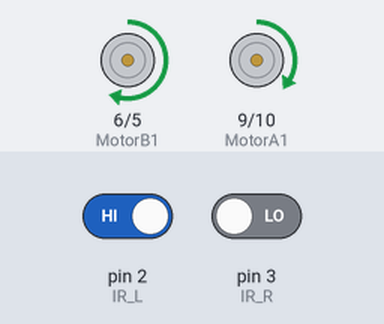
This sketch was run on a simulated Arduino Uno, built with avr-gcc and run on an emulated ATmega328P. Parts: motor-driver pin pairs drawn as motors (green arrow = first pin HIGH = forward, orange = second pin HIGH = backward, longer = more drive). The test bench sets the inputs (shaded band); at power-on: pin 2 (IR_L) HIGH, pin 3 (IR_R) LOW.

Above: at 1.2 s.
1.3 s: pin 2 (IR_L) driven LOW
At 2.0 s:
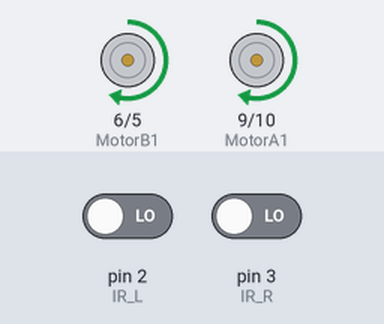
2.8 s: pin 3 (IR_R) driven HIGH
At 3.1 s:
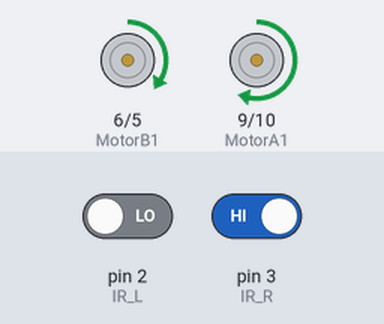
4.3 s: pin 3 (IR_R) driven LOW
At 5.5 s:
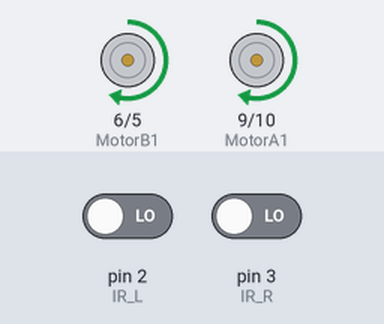
5.8 s: pin 2 (IR_L) driven HIGH
At 6.6 s:
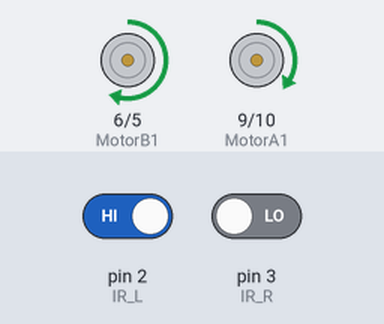
Timing chart, 0 to 8.3 s (numbered marks = the images above; inputs shaded):
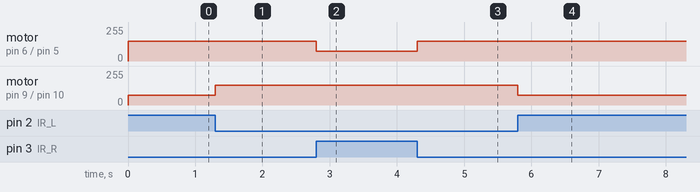

Measured:
- after the input at 1.3 s, motor on pin 9 (MotorA1) / pin 10 (MotorA2): forward 75/255 → forward 150/255 at once
- after the input at 2.8 s, motor on pin 6 (MotorB1) / pin 5 (MotorB2): forward 150/255 → forward 75/255 at once
- after the input at 4.3 s, motor on pin 6 (MotorB1) / pin 5 (MotorB2): forward 75/255 → forward 150/255 at once
- after the input at 5.8 s, motor on pin 9 (MotorA1) / pin 10 (MotorA2): forward 150/255 → forward 75/255 at once

The sketch:

arduino_mcqueen_1.ino
```cpp
// Pin Definitions
const int IR_L = 2;   // Left IR sensor
const int IR_R = 3;   // Right IR sensor
const int MotorA1 = 9; // Motor A direction control
const int MotorA2 = 10;
const int MotorB1 = 6; // Motor B direction control
const int MotorB2 = 5;

// Motor speed
const int motorSpeed = 150;

void setup() {
  pinMode(IR_L, INPUT);
  pinMode(IR_R, INPUT);

  pinMode(MotorA1, OUTPUT);
  pinMode(MotorA2, OUTPUT);
  pinMode(MotorB1, OUTPUT);
  pinMode(MotorB2, OUTPUT);
}

void loop() {
  int leftSensor = digitalRead(IR_L);
  int rightSensor = digitalRead(IR_R);

  if (leftSensor == LOW && rightSensor == LOW) {
    // Both sensors on white - move forward
    moveForward();
  } else if (leftSensor == LOW && rightSensor == HIGH) {
    // Left sensor on white, right sensor on black - turn right slightly
    turnRightSlight();
  } else if (leftSensor == HIGH && rightSensor == LOW) {
    // Right sensor on white, left sensor on black - turn left slightly
    turnLeftSlight();
  } else {
    // Both sensors on black - assume forward movement
    moveForward();
  }
}

// Functions to control movement
void moveForward() {
  analogWrite(MotorA1, motorSpeed);
  analogWrite(MotorA2, 0);
  analogWrite(MotorB1, motorSpeed);
  analogWrite(MotorB2, 0);
}

void turnRightSlight() {
  analogWrite(MotorA1, motorSpeed);
  analogWrite(MotorA2, 0);
  analogWrite(MotorB1, motorSpeed / 2); // Slower speed for slight turn
  analogWrite(MotorB2, 0);
}

void turnLeftSlight() {
  analogWrite(MotorA1, motorSpeed / 2); // Slower speed for slight turn
  analogWrite(MotorA2, 0);
  analogWrite(MotorB1, motorSpeed);
  analogWrite(MotorB2, 0);
}
```
